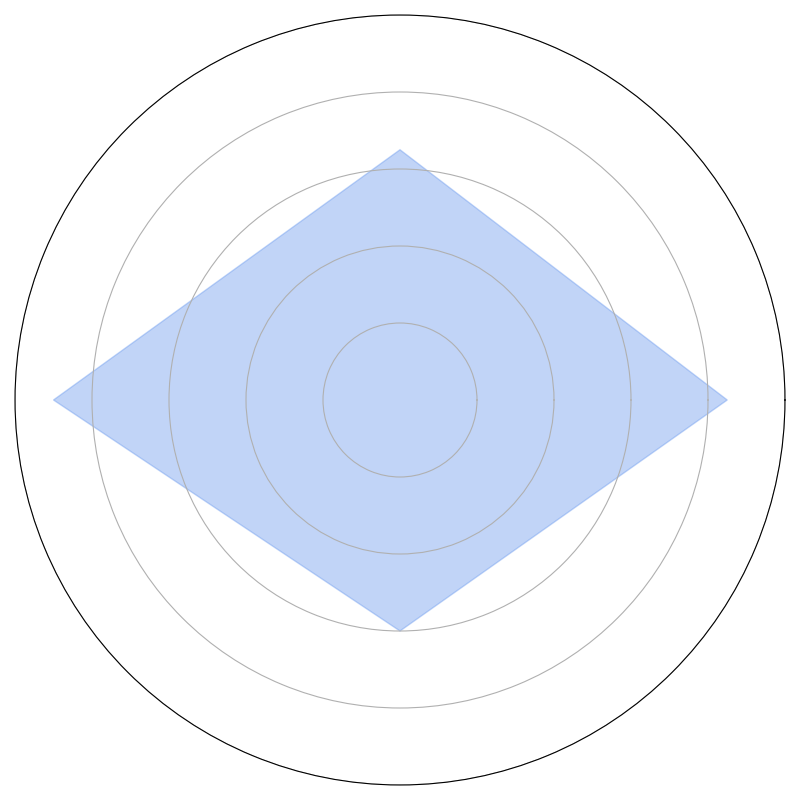

Here is the Python script that generated this plot:
import numpy as np
import matplotlib.pyplot as plt

categories = ['Renewable Energy', 'Biodiversity', 'Water Conservation', 'Green Transportation']
values = np.array([85, 65, 90, 60])
values = np.concatenate((values, [values[0]]))

angles = np.linspace(0, 2 * np.pi, len(categories), endpoint=False).tolist()
angles += angles[:1]

fig, ax = plt.subplots(figsize=(8, 8), subplot_kw=dict(polar=True))

# Define a new set of colors for the radar chart
new_fill_color = 'cornflowerblue'

# Fill the area within the radar chart with the new color
ax.fill(angles, values, color=new_fill_color, alpha=0.4)

ax.set_xticks([])  # Remove the tick marks
ax.set_yticklabels([])  # Remove y-axis labels
ax.set_ylim(0, 100)

ax.grid(True)

plt.tight_layout()
plt.show()
